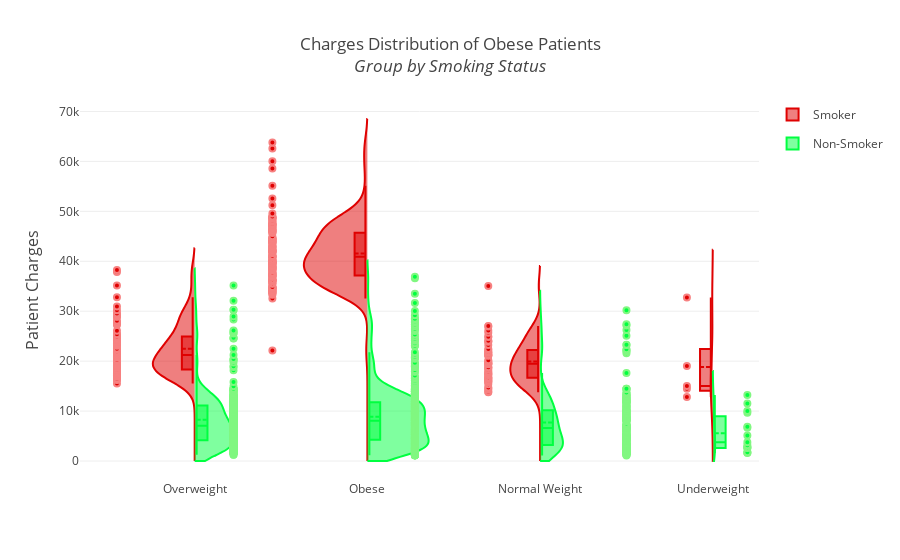

Source (notebook cell):
### Code cell
#Distribution of Charges (Obese Smoker vs Obese non-Smoker)
#Violin Plots: We will be using violin plots to compare the distributions of patients of the obese group who are smokers and non-smokers.
#Obese smokers distribution: Most obese smokers pay around 40.000 in medical costs!
#Obese non-smokers distribution: Most obese non-smokers pay 8.000 in medical costs.
#Smoking a factor to the wallet Smoking is defninitely a big factor for obese patients when it comes to medical cost. A difference of more than 30.000!

pointspossmoker = [-0.9,-1.1,-0.6,-0.3]
pointposnonsmoker = [0.45,0.55,1,0.4]
showLegend = [True,False,False,False]

data = []
for i in range(0,len(pd.unique(df['weight_condition']))):
    male = {
            "type": 'violin',
            "x": df['weight_condition'][ (df['smoker'] == 'yes') & (df['weight_condition'] == pd.unique(df['weight_condition'])[i]) ],
            "y": df['charges'][ (df['smoker'] == 'yes') & (df['weight_condition'] == pd.unique(df['weight_condition'])[i]) ],
            "legendgroup": 'Smoker',
            "scalegroup": 'Smoker',
            "name": 'Smoker',
            "side": 'negative',
            "box": {
                "visible": True
            },
            "points": 'all',
            "pointpos": pointspossmoker[i],
            "jitter": 0,
            "scalemode": 'count',
            "meanline": {
                "visible": True
            },
            "line": {
                "color": '#DF0101'
            },
            "marker": {
                "line": {
                    "width": 2,
                    "color": '#F78181'
                }
            },
            "span": [
                0
            ],
            "showlegend": showLegend[i]
        }
    data.append(male)
    female = {
            "type": 'violin',
            "x": df['weight_condition'] [ (df['smoker'] == 'no') & (df['weight_condition'] == pd.unique(df['weight_condition'])[i]) ],
            "y": df['charges'] [ (df['smoker'] == 'no') & (df['weight_condition'] == pd.unique(df['weight_condition'])[i]) ],
            "legendgroup": 'Non-Smoker',
            "scalegroup": 'Non-Smoker',
            "name": 'Non-Smoker',
            "side": 'positive',
            "box": {
                "visible": True
            },
            "points": 'all',
            "pointpos": pointposnonsmoker[i],
            "jitter": 0,
            "scalemode": 'count',
            "meanline": {
                "visible": True
            },
            "line": {
                "color": '#00FF40'
            },
            "marker": {
                "line": {
                    "width": 2,
                    "color": '#81F781'
                }
            },
            "span": [
                0
            ],
            "showlegend": showLegend[i]
        }
    data.append(female)
        

fig = {
    "data": data,
    "layout" : {
        "title": "Charges Distribution of Obese Patients<br><i>Group by Smoking Status",
        "yaxis": {
            "zeroline": False,
            "title": "Patient Charges",
            "titlefont": {
                "size": 16
            }
        },
        "violingap": 0,
        "violingroupgap": 0,
        "violinmode": "overlay"
    }
}


iplot(fig, filename='violin/advanced', validate = False)

### Figure 1 — Plotly figure (JSON) as saved in the notebook; plotly's stock layout.template omitted (floating-point values rounded to 4 significant figures; data arrays with more than 128 entries replaced by an {"elided": "..."} marker saying what was removed)
{"data": [{"box": {"visible": true}, "jitter": 0, "legendgroup": "Smoker", "line": {"color": "#DF0101"}, "marker": {"line": {"color": "#F78181", "width": 2}}, "meanline": {"visible": true}, "name": "Smoker", "pointpos": -0.9, "points": "all", "scalegroup": "Smoker", "scalemode": "count", "showlegend": true, "side": "negative", "span": [0], "type": "violin", "x": ["Overweight", "Overweight", "Overweight", "Overweight", "Overweight", "Overweight", "Overweight", "Overweight", "Overweight", "Overweight", "Overweight", "Overweight", "Overweight", "Overweight", "Overweight", "Overweight", "Overweight", "Overweight", "Overweight", "Overweight", "Overweight", "Overweight", "Overweight", "Overweight", "Overweight", "Overweight", "Overweight", "Overweight", "Overweight", "Overweight", "Overweight", "Overweight", "Overweight", "Overweight", "Overweight", "Overweight", "Overweight", "Overweight", "Overweight", "Overweight", "Overweight", "Overweight", "Overweight", "Overweight", "Overweight", "Overweight", "Overweight", "Overweight", "Overweight", "Overweight", "Overweight", "Overweight", "Overweight", "Overweight", "Overweight", "Overweight", "Overweight", "Overweight", "Overweight", "Overweight", "Overweight", "Overweight", "Overweight", "Overweight", "Overweight", "Overweight", "Overweight", "Overweight", "Overweight", "Overweight", "Overweight", "Overweight", "Overweight", "Overweight"], "y": [16880.0, 27810.0, 23570.0, 30180.0, 30940.0, 17560.0, 19110.0, 17080.0, 18970.0, 20750.0, 15520.0, 21350.0, 20980.0, 17350.0, 29520.0, 17090.0, 22330.0, 16300.0, 21980.0, 24390.0, 18030.0, 28950.0, 26110.0, 19520.0, 25380.0, 28870.0, 35150.0, 17940.0, 21080.0, 38250.0, 23810.0, 17470.0, 23310.0, 20150.0, 32790.0, 24670.0, 18250.0, 19540.0, 23070.0, 19040.0, 17750.0, 24520.0, 18310.0, 23400.0, 20770.0, 27530.0, 19720.0, 27220.0, 29330.0, 21770.0, 19930.0, 20010.0, 19200.0, 24920.0, 16450.0, 20230.0, 25310.0, 24180.0, 17180.0, 22480.0, 19350.0, 18330.0, 21770.0, 18220.0, 20300.0, 18650.0, 16230.0, 17040.0, 22460.0, 24540.0, 37830.0, 21470.0, 28100.0, 29140.0]}, {"box": {"visible": true}, "jitter": 0, "legendgroup": "Non-Smoker", "line": {"color": "#00FF40"}, "marker": {"line": {"color": "#81F781", "width": 2}}, "meanline": {"visible": true}, "name": "Non-Smoker", "pointpos": 0.45, "points": "all", "scalegroup": "Non-Smoker", "scalemode": "count", "showlegend": true, "side": "positive", "span": [0], "type": "violin", "x": {"elided": "312 str values"}, "y": {"elided": "312 float values"}}, {"box": {"visible": true}, "jitter": 0, "legendgroup": "Smoker", "line": {"color": "#DF0101"}, "marker": {"line": {"color": "#F78181", "width": 2}}, "meanline": {"visible": true}, "name": "Smoker", "pointpos": -1.1, "points": "all", "scalegroup": "Smoker", "scalemode": "count", "showlegend": false, "side": "negative", "span": [0], "type": "violin", "x": {"elided": "145 str values"}, "y": {"elided": "145 float values"}}, {"box": {"visible": true}, "jitter": 0, "legendgroup": "Non-Smoker", "line": {"color": "#00FF40"}, "marker": {"line": {"color": "#81F781", "width": 2}}, "meanline": {"visible": true}, "name": "Non-Smoker", "pointpos": 0.55, "points": "all", "scalegroup": "Non-Smoker", "scalemode": "count", "showlegend": false, "side": "positive", "span": [0], "type": "violin", "x": {"elided": "562 str values"}, "y": {"elided": "562 float values"}}, {"box": {"visible": true}, "jitter": 0, "legendgroup": "Smoker", "line": {"color": "#DF0101"}, "marker": {"line": {"color": "#F78181", "width": 2}}, "meanline": {"visible": true}, "name": "Smoker", "pointpos": -0.6, "points": "all", "scalegroup": "Smoker", "scalemode": "count", "showlegend": false, "side": "negative", "span": [0], "type": "violin", "x": ["Normal Weight", "Normal Weight", "Normal Weight", "Normal Weight", "Normal Weight", "Normal Weight", "Normal Weight", "Normal Weight", "Normal Weight", "Normal Weight", "Normal Weight", "Normal Weight", "Normal Weight", "Normal Weight", "Normal Weight", "Normal Weight", "Normal Weight", "Normal Weight", "Normal Weight", "Normal Weight", "Normal Weight", "Normal Weight", "Normal Weight", "Normal Weight", "Normal Weight", "Normal Weight", "Normal Weight", "Normal Weight", "Normal Weight", "Normal Weight", "Normal Weight", "Normal Weight", "Normal Weight", "Normal Weight", "Normal Weight", "Normal Weight", "Normal Weight", "Normal Weight", "Normal Weight", "Normal Weight", "Normal Weight", "Normal Weight", "Normal Weight", "Normal Weight", "Normal Weight", "Normal Weight", "Normal Weight", "Normal Weight", "Normal Weight", "Normal Weight"], "y": [23240.0, 14710.0, 17660.0, 16580.0, 21100.0, 22410.0, 15820.0, 19960.0, 21220.0, 19520.0, 19440.0, 24870.0, 17180.0, 24870.0, 13840.0, 21660.0, 19590.0, 18610.0, 22220.0, 15360.0, 25680.0, 27040.0, 16660.0, 19360.0, 18260.0, 21200.0, 17900.0, 24110.0, 15820.0, 19800.0, 17500.0, 35070.0, 23970.0, 16140.0, 14570.0, 16420.0, 17360.0, 18770.0, 21680.0, 13750.0, 21880.0, 16780.0, 23890.0, 26130.0, 20170.0, 26930.0, 14280.0, 21260.0, 16120.0, 18770.0]}, {"box": {"visible": true}, "jitter": 0, "legendgroup": "Non-Smoker", "line": {"color": "#00FF40"}, "marker": {"line": {"color": "#81F781", "width": 2}}, "meanline": {"visible": true}, "name": "Non-Smoker", "pointpos": 1, "points": "all", "scalegroup": "Non-Smoker", "scalemode": "count", "showlegend": false, "side": "positive", "span": [0], "type": "violin", "x": {"elided": "175 str values"}, "y": {"elided": "175 float values"}}, {"box": {"visible": true}, "jitter": 0, "legendgroup": "Smoker", "line": {"color": "#DF0101"}, "marker": {"line": {"color": "#F78181", "width": 2}}, "meanline": {"visible": true}, "name": "Smoker", "pointpos": -0.3, "points": "all", "scalegroup": "Smoker", "scalemode": "count", "showlegend": false, "side": "negative", "span": [0], "type": "violin", "x": ["Underweight", "Underweight", "Underweight", "Underweight", "Underweight"], "y": [32730.0, 12830.0, 15010.0, 14460.0, 19020.0]}, {"box": {"visible": true}, "jitter": 0, "legendgroup": "Non-Smoker", "line": {"color": "#00FF40"}, "marker": {"line": {"color": "#81F781", "width": 2}}, "meanline": {"visible": true}, "name": "Non-Smoker", "pointpos": 0.4, "points": "all", "scalegroup": "Non-Smoker", "scalemode": "count", "showlegend": false, "side": "positive", "span": [0], "type": "violin", "x": ["Underweight", "Underweight", "Underweight", "Underweight", "Underweight", "Underweight", "Underweight", "Underweight", "Underweight", "Underweight", "Underweight", "Underweight", "Underweight", "Underweight", "Underweight"], "y": [2775.0, 1695.0, 9644.0, 1728.0, 1621.0, 3167.0, 2585.0, 2681.0, 11530.0, 6878.0, 13200.0, 9991.0, 5117.0, 6641.0, 3733.0]}], "layout": {"title": "Charges Distribution of Obese Patients<br><i>Group by Smoking Status", "violingap": 0, "violingroupgap": 0, "violinmode": "overlay", "yaxis": {"title": "Patient Charges", "titlefont": {"size": 16}, "zeroline": false}}}
